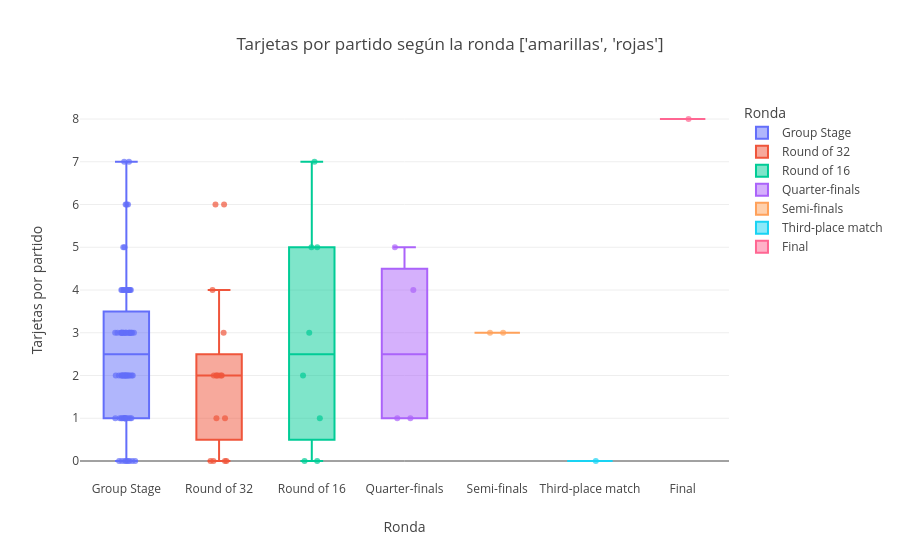

This figure's notebook cell:
### Code cell
#grafico_boxplot_tarjetas(rondas=["Group Stage", "Round of 16"])
#grafico_boxplot_tarjetas(tipos_tarjeta=["amarillas"])
grafico_boxplot_tarjetas()

### Figure 1 — Plotly figure (JSON) as saved in the notebook; plotly's stock layout.template omitted (floating-point values rounded to 4 significant figures; data arrays with more than 128 entries replaced by an {"elided": "..."} marker saying what was removed)
{"data": [{"alignmentgroup": "True", "boxpoints": "all", "customdata": {"elided": "72x3 mixed values"}, "hovertemplate": "<b>%{hovertext}</b><br><br>Árbitro=%{customdata[0]}<br>Amarillas=%{customdata[1]}<br>Rojas=%{customdata[2]}<extra></extra>", "hovertext": ["#1 Mexico 2-0 South Africa", "#2 South Korea 2-1 Czechia", "#3 Canada 1-1 Bosnia and Herzegovina", "#4 USA 4-1 Paraguay", "#5 Qatar 1-1 Switzerland", "#6 Brazil 1-1 Morocco", "#7 Haiti 0-1 Scotland", "#8 Australia 2-0 Türkiye", "#9 Germany 7-1 Curaçao", "#10 Netherlands 2-2 Japan", "#11 Côte d'Ivoire 1-0 Ecuador", "#12 Sweden 5-1 Tunisia", "#13 Spain 0-0 Cabo Verde", "#14 Belgium 1-1 Egypt", "#15 Saudi Arabia 1-1 Uruguay", "#16 IR Iran 2-2 New Zealand", "#17 France 3-1 Senegal", "#18 Iraq 1-4 Norway", "#19 Argentina 3-0 Algeria", "#20 Austria 3-1 Jordan", "#21 Portugal 1-1 Congo DR", "#22 England 4-2 Croatia", "#23 Ghana 1-0 Panama", "#24 Uzbekistan 1-3 Colombia", "#25 Mexico 1-0 South Korea", "#26 Czechia 1-1 South Africa", "#27 Canada 6-0 Qatar", "#28 Switzerland 4-1 Bosnia and Herzegovina", "#29 Brazil 3-0 Haiti", "#30 Scotland 0-1 Morocco", "#31 USA 2-0 Australia", "#32 Türkiye 0-1 Paraguay", "#33 Germany 2-1 Côte d'Ivoire", "#34 Ecuador 0-0 Curaçao", "#35 Netherlands 5-1 Sweden", "#36 Tunisia 0-4 Japan", "#37 Belgium 0-0 IR Iran", "#38 New Zealand 1-3 Egypt", "#39 Spain 4-0 Saudi Arabia", "#40 Uruguay 2-2 Cabo Verde", "#41 France 3-0 Iraq", "#42 Norway 3-2 Senegal", "#43 Argentina 2-0 Austria", "#44 Jordan 1-2 Algeria", "#45 Portugal 5-0 Uzbekistan", "#46 Colombia 1-0 Congo DR", "#47 England 0-0 Ghana", "#48 Panama 0-1 Croatia", "#49 Czechia 0-3 Mexico", "#50 South Africa 1-0 South Korea", "#51 Switzerland 2-1 Canada", "#52 Bosnia and Herzegovina 3-1 Qatar", "#53 Scotland 0-3 Brazil", "#54 Morocco 4-2 Haiti", "#55 Türkiye 3-2 USA", "#56 Paraguay 0-0 Australia", "#57 Ecuador 2-1 Germany", "#58 Curaçao 0-2 Côte d'Ivoire", "#59 Tunisia 1-3 Netherlands", "#60 Japan 1-1 Sweden", "#61 New Zealand 1-5 Belgium", "#62 Egypt 1-1 IR Iran", "#63 Uruguay 0-1 Spain", "#64 Cabo Verde 0-0 Saudi Arabia", "#65 Norway 1-4 France", "#66 Senegal 5-0 Iraq", "#67 Jordan 1-3 Argentina", "#68 Algeria 3-3 Austria", "#69 Colombia 0-0 Portugal", "#70 Congo DR 3-1 Uzbekistan", "#71 Panama 0-2 England", "#72 Croatia 2-1 Ghana"], "jitter": 0.5, "legendgroup": "Group Stage", "marker": {"color": "#636EFA", "opacity": 0.7, "size": 6}, "name": "Group Stage", "notched": false, "offsetgroup": "Group Stage", "orientation": "v", "pointpos": 0, "showlegend": true, "type": "box", "x": ["Group Stage", "Group Stage", "Group Stage", "Group Stage", "Group Stage", "Group Stage", "Group Stage", "Group Stage", "Group Stage", "Group Stage", "Group Stage", "Group Stage", "Group Stage", "Group Stage", "Group Stage", "Group Stage", "Group Stage", "Group Stage", "Group Stage", "Group Stage", "Group Stage", "Group Stage", "Group Stage", "Group Stage", "Group Stage", "Group Stage", "Group Stage", "Group Stage", "Group Stage", "Group Stage", "Group Stage", "Group Stage", "Group Stage", "Group Stage", "Group Stage", "Group Stage", "Group Stage", "Group Stage", "Group Stage", "Group Stage", "Group Stage", "Group Stage", "Group Stage", "Group Stage", "Group Stage", "Group Stage", "Group Stage", "Group Stage", "Group Stage", "Group Stage", "Group Stage", "Group Stage", "Group Stage", "Group Stage", "Group Stage", "Group Stage", "Group Stage", "Group Stage", "Group Stage", "Group Stage", "Group Stage", "Group Stage", "Group Stage", "Group Stage", "Group Stage", "Group Stage", "Group Stage", "Group Stage", "Group Stage", "Group Stage", "Group Stage", "Group Stage"], "x0": " ", "xaxis": "x", "y": [6, 1, 5, 6, 3, 2, 4, 1, 0, 3, 4, 1, 2, 3, 1, 1, 0, 1, 0, 1, 3, 0, 3, 2, 2, 3, 4, 4, 4, 2, 7, 3, 0, 6, 3, 0, 3, 3, 2, 4, 1, 0, 4, 2, 2, 3, 2, 2, 1, 2, 3, 2, 3, 3, 1, 2, 4, 3, 0, 3, 2, 7, 4, 4, 2, 5, 3, 1, 1, 4, 3, 2], "y0": " ", "yaxis": "y"}, {"alignmentgroup": "True", "boxpoints": "all", "customdata": [["João Pinheiro", 2, 0], ["Maurizio Mariani", 6, 0], ["Jalal Jayed", 6, 0], ["Wilton Sampaio", 2, 0], ["Jesús Valenzuela", 1, 0], ["Danny Makkelie", 0, 0], ["Slavko Vincic", 3, 1], ["Adham Makhadmeh", 2, 0], ["Rafael Claus", 2, 0], ["Saíd Martínez", 1, 1], ["Espen Eskås", 1, 0], ["Glenn Nyberg", 3, 0], ["Yael Falcón", 2, 0], ["Drew Fischer", 0, 0], ["Clément Turpin", 0, 0], ["Gustavo Tejera", 0, 0]], "hovertemplate": "<b>%{hovertext}</b><br><br>Árbitro=%{customdata[0]}<br>Amarillas=%{customdata[1]}<br>Rojas=%{customdata[2]}<extra></extra>", "hovertext": ["#73 South Africa 0-1 Canada", "#74 Brazil 2-1 Japan", "#75 Germany 1-1 Paraguay (pen. 3-4)", "#76 Netherlands 1-1 Morocco (pen. 2-3)", "#77 Côte d'Ivoire 1-2 Norway", "#78 France 3-0 Sweden", "#79 Mexico 2-0 Ecuador", "#80 England 2-1 Congo DR", "#81 Belgium 3-2 Senegal (prórroga)", "#82 USA 2-0 Bosnia and Herzegovina", "#83 Spain 3-0 Austria", "#84 Portugal 2-1 Croatia", "#85 Switzerland 2-0 Algeria", "#86 Australia 1-1 Egypt (pen. 2-4)", "#87 Argentina 3-2 Cabo Verde (prórroga)", "#88 Colombia 1-0 Ghana"], "jitter": 0.5, "legendgroup": "Round of 32", "marker": {"color": "#EF553B", "opacity": 0.7, "size": 6}, "name": "Round of 32", "notched": false, "offsetgroup": "Round of 32", "orientation": "v", "pointpos": 0, "showlegend": true, "type": "box", "x": ["Round of 32", "Round of 32", "Round of 32", "Round of 32", "Round of 32", "Round of 32", "Round of 32", "Round of 32", "Round of 32", "Round of 32", "Round of 32", "Round of 32", "Round of 32", "Round of 32", "Round of 32", "Round of 32"], "x0": " ", "xaxis": "x", "y": [2, 6, 6, 2, 1, 0, 4, 2, 2, 2, 1, 3, 2, 0, 0, 0], "y0": " ", "yaxis": "y"}, {"alignmentgroup": "True", "boxpoints": "all", "customdata": [["Clément Turpin", 0, 0], ["Michael Oliver", 0, 0], ["Ismail Elfath", 1, 0], ["Alireza Faghani", 6, 1], ["Anthony Taylor", 3, 0], ["Adham Makhadmeh", 2, 0], ["François Letexier", 5, 0], ["Iván Barton", 5, 0]], "hovertemplate": "<b>%{hovertext}</b><br><br>Árbitro=%{customdata[0]}<br>Amarillas=%{customdata[1]}<br>Rojas=%{customdata[2]}<extra></extra>", "hovertext": ["#89 Paraguay 0-1 France", "#90 Canada 0-3 Morocco", "#91 Brazil 1-2 Norway", "#92 Mexico 2-3 England", "#93 Portugal 0-1 Spain", "#94 USA 1-4 Belgium", "#95 Argentina 3-2 Egypt", "#96 Switzerland 0-0 Colombia (pen. 4-3)"], "jitter": 0.5, "legendgroup": "Round of 16", "marker": {"color": "#00CC96", "opacity": 0.7, "size": 6}, "name": "Round of 16", "notched": false, "offsetgroup": "Round of 16", "orientation": "v", "pointpos": 0, "showlegend": true, "type": "box", "x": ["Round of 16", "Round of 16", "Round of 16", "Round of 16", "Round of 16", "Round of 16", "Round of 16", "Round of 16"], "x0": " ", "xaxis": "x", "y": [0, 0, 1, 7, 3, 2, 5, 5], "y0": " ", "yaxis": "y"}, {"alignmentgroup": "True", "boxpoints": "all", "customdata": [["Facundo Tello", 1, 0], ["Michael Oliver", 4, 0], ["Clément Turpin", 1, 0], ["João Pinheiro", 4, 1]], "hovertemplate": "<b>%{hovertext}</b><br><br>Árbitro=%{customdata[0]}<br>Amarillas=%{customdata[1]}<br>Rojas=%{customdata[2]}<extra></extra>", "hovertext": ["#97 France 2-0 Morocco", "#98 Spain 2-1 Belgium", "#99 Norway 1-2 England (prórroga)", "#100 Argentina 3-1 Switzerland (prórroga)"], "jitter": 0.5, "legendgroup": "Quarter-finals", "marker": {"color": "#AB63FA", "opacity": 0.7, "size": 6}, "name": "Quarter-finals", "notched": false, "offsetgroup": "Quarter-finals", "orientation": "v", "pointpos": 0, "showlegend": true, "type": "box", "x": ["Quarter-finals", "Quarter-finals", "Quarter-finals", "Quarter-finals"], "x0": " ", "xaxis": "x", "y": [1, 4, 1, 5], "y0": " ", "yaxis": "y"}, {"alignmentgroup": "True", "boxpoints": "all", "customdata": [["Iván Barton", 3, 0], ["Ismail Elfath", 3, 0]], "hovertemplate": "<b>%{hovertext}</b><br><br>Árbitro=%{customdata[0]}<br>Amarillas=%{customdata[1]}<br>Rojas=%{customdata[2]}<extra></extra>", "hovertext": ["#101 France 0-2 Spain", "#102 England 1-2 Argentina"], "jitter": 0.5, "legendgroup": "Semi-finals", "marker": {"color": "#FFA15A", "opacity": 0.7, "size": 6}, "name": "Semi-finals", "notched": false, "offsetgroup": "Semi-finals", "orientation": "v", "pointpos": 0, "showlegend": true, "type": "box", "x": ["Semi-finals", "Semi-finals"], "x0": " ", "xaxis": "x", "y": [3, 3], "y0": " ", "yaxis": "y"}, {"alignmentgroup": "True", "boxpoints": "all", "customdata": [["Jesús Valenzuela", 0, 0]], "hovertemplate": "<b>%{hovertext}</b><br><br>Árbitro=%{customdata[0]}<br>Amarillas=%{customdata[1]}<br>Rojas=%{customdata[2]}<extra></extra>", "hovertext": ["#103 France 4-6 England"], "jitter": 0.5, "legendgroup": "Third-place match", "marker": {"color": "#19D3F3", "opacity": 0.7, "size": 6}, "name": "Third-place match", "notched": false, "offsetgroup": "Third-place match", "orientation": "v", "pointpos": 0, "showlegend": true, "type": "box", "x": ["Third-place match"], "x0": " ", "xaxis": "x", "y": [0], "y0": " ", "yaxis": "y"}, {"alignmentgroup": "True", "boxpoints": "all", "customdata": [["Slavko Vincic", 6, 2]], "hovertemplate": "<b>%{hovertext}</b><br><br>Árbitro=%{customdata[0]}<br>Amarillas=%{customdata[1]}<br>Rojas=%{customdata[2]}<extra></extra>", "hovertext": ["#104 Spain 1-0 Argentina (prórroga)"], "jitter": 0.5, "legendgroup": "Final", "marker": {"color": "#FF6692", "opacity": 0.7, "size": 6}, "name": "Final", "notched": false, "offsetgroup": "Final", "orientation": "v", "pointpos": 0, "showlegend": true, "type": "box", "x": ["Final"], "x0": " ", "xaxis": "x", "y": [8], "y0": " ", "yaxis": "y"}], "layout": {"boxmode": "overlay", "legend": {"title": {"text": "Ronda"}, "tracegroupgap": 0}, "title": {"text": "Tarjetas por partido según la ronda ['amarillas', 'rojas']"}, "xaxis": {"anchor": "y", "categoryarray": ["Group Stage", "Round of 32", "Round of 16", "Quarter-finals", "Semi-finals", "Third-place match", "Final"], "categoryorder": "array", "domain": [0, 1], "title": {"text": "Ronda"}}, "yaxis": {"anchor": "x", "domain": [0, 1], "title": {"text": "Tarjetas por partido"}}}}
